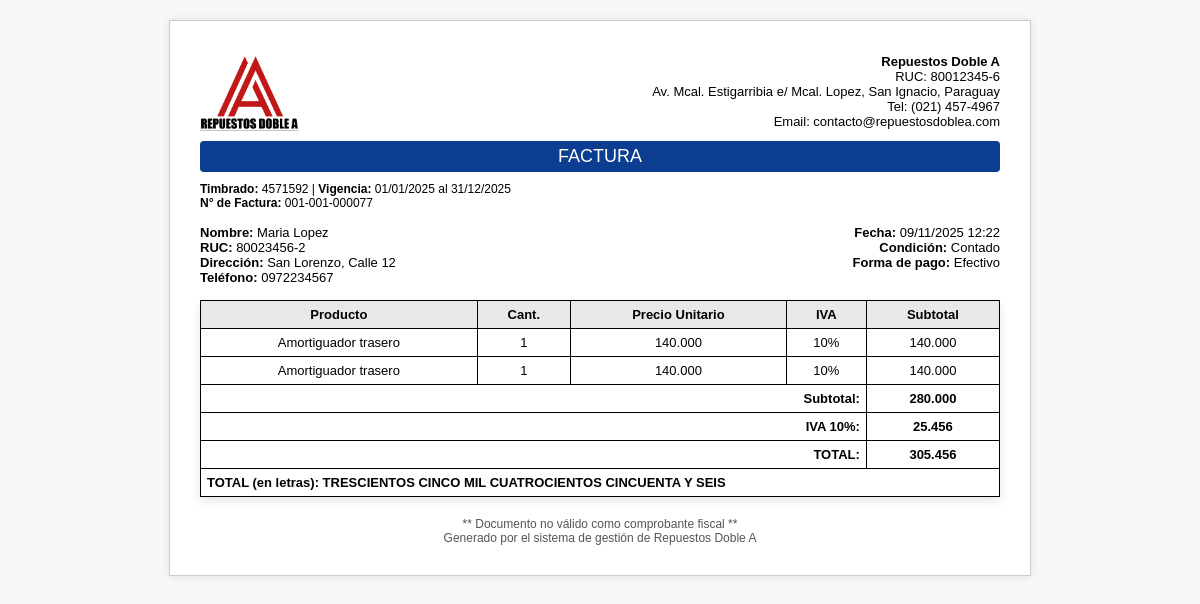
The page /modulos/ventas/imprimir_factura.php?id=77 (signed in) on the database its author committed.
### tables this page shows
CREATE TABLE `cabecera_factura_ventas` (
  `id` int(11) NOT NULL AUTO_INCREMENT,
  `numero_factura` varchar(20) NOT NULL,
  `condicion_venta` enum('Contado','Crédito') NOT NULL,
  `forma_pago` enum('Efectivo','Tarjeta','Transferencia') NOT NULL,
  `fecha_hora` datetime DEFAULT CURRENT_TIMESTAMP,
  `cliente_id` int(11) NOT NULL,
  `monto_total` decimal(15,2) NOT NULL,
  `timbrado` varchar(20) DEFAULT '',
  `inicio_vigencia` date DEFAULT NULL,
  `fin_vigencia` date DEFAULT NULL,
  `anulada` tinyint(1) DEFAULT '0',
  `fecha_anulacion` datetime DEFAULT NULL,
  `usuario_anulacion_id` int(11) DEFAULT NULL,
  `motivo_anulacion` text,
  PRIMARY KEY (`id`),
  UNIQUE KEY `idx_numero_factura_unique` (`numero_factura`),
  UNIQUE KEY `idx_timbrado_unique` (`timbrado`),
  KEY `cliente_id` (`cliente_id`)
);

CREATE TABLE `clientes` (
  `id` int(11) NOT NULL AUTO_INCREMENT,
  `nombre` varchar(100) NOT NULL,
  `apellido` varchar(100) DEFAULT NULL,
  `ruc` varchar(20) DEFAULT NULL,
  `telefono` varchar(50) DEFAULT NULL,
  `email` varchar(100) DEFAULT NULL,
  `direccion` varchar(255) DEFAULT NULL,
  `created_at` timestamp NOT NULL DEFAULT CURRENT_TIMESTAMP,
  PRIMARY KEY (`id`)
);

CREATE TABLE `detalle_factura_ventas` (
  `id` int(11) NOT NULL AUTO_INCREMENT,
  `factura_id` int(11) NOT NULL,
  `producto_id` int(11) NOT NULL,
  `cantidad` int(11) NOT NULL,
  `precio_unitario` decimal(15,2) NOT NULL,
  `valor_venta_5` decimal(15,2) DEFAULT '0.00',
  `valor_venta_10` decimal(15,2) DEFAULT '0.00',
  `valor_venta_exenta` decimal(15,2) DEFAULT '0.00',
  `total_parcial` decimal(15,2) NOT NULL,
  PRIMARY KEY (`id`),
  KEY `factura_id` (`factura_id`),
  KEY `producto_id` (`producto_id`)
);

CREATE TABLE `productos` (
  `id` int(11) NOT NULL AUTO_INCREMENT,
  `codigo` varchar(50) DEFAULT NULL,
  `nombre` varchar(150) NOT NULL,
  `categoria` varchar(100) DEFAULT NULL,
  `marca` varchar(50) DEFAULT NULL,
  `modelo` varchar(50) DEFAULT NULL,
  `cilindrada` varchar(10) DEFAULT NULL,
  `precio` decimal(10,2) NOT NULL DEFAULT '0.00',
  `stock` int(11) NOT NULL DEFAULT '0',
  `stock_min` int(11) NOT NULL DEFAULT '0',
  `proveedor_id` int(11) DEFAULT NULL,
  `created_at` timestamp NOT NULL DEFAULT CURRENT_TIMESTAMP,
  PRIMARY KEY (`id`),
  KEY `proveedor_id` (`proveedor_id`),
  CONSTRAINT `productos_ibfk_1` FOREIGN KEY (`proveedor_id`) REFERENCES `proveedores` (`id`) ON DELETE SET NULL
);

### modulos/ventas/imprimir_factura.php (the view, shortened to what this page needs)
<?php
$base_path = $_SERVER['DOCUMENT_ROOT'] . '/repuestos/';
include $base_path . 'includes/conexion.php';
if (!function_exists('intdiv_compat')) {
    function intdiv_compat($a, $b) {
        return ($a >= 0) ? (int)floor($a / $b) : (int)ceil($a / $b);
    }
}
function numero_a_letras($numero) {
    $numero = round($numero);
    $unidades = ['', 'UNO', 'DOS', 'TRES', 'CUATRO', 'CINCO', 'SEIS', 'SIETE', 'OCHO', 'NUEVE'];
    $decenas = ['', 'DIEZ', 'VEINTE', 'TREINTA', 'CUARENTA', 'CINCUENTA', 'SESENTA', 'SETENTA', 'OCHENTA', 'NOVENTA'];
    $centenas = ['', 'CIENTO', 'DOSCIENTOS', 'TRESCIENTOS', 'CUATROCIENTOS', 'QUINIENTOS', 'SEISCIENTOS', 'SETECIENTOS', 'OCHOCIENTOS', 'NOVECIENTOS'];
    $especiales = [11=>'ONCE',12=>'DOCE',13=>'TRECE',14=>'CATORCE',15=>'QUINCE'];
    $convert_hasta_999 = function($n) use ($unidades, $decenas, $centenas, $especiales) {
        $s = '';
        if ($n == 100) return 'CIEN';
        if ($n > 100) {
            $c = intdiv_compat($n, 100);
            $s .= $centenas[$c] . ' ';
            $n = $n % 100;
        }
        if ($n >= 11 && $n <= 15) {
            $s .= $especiales[$n];
        } elseif ($n >= 16 && $n <= 19) {
            $s .= 'DIECI' . $unidades[$n - 10];
        } elseif ($n == 10 || $n == 20 || $n == 30 || $n == 40 || $n == 50 || $n == 60 || $n == 70 || $n == 80 || $n == 90) {
            $d = intdiv_compat($n, 10);
            $s .= $decenas[$d];
        } elseif ($n > 20 && $n < 30) {
            $s .= 'VEINTI' . $unidades[$n - 20];
        } elseif ($n > 30 && $n < 100) {
            $d = intdiv_compat($n, 10);
            $u = $n % 10;
            $s .= $decenas[$d];
            if ($u != 0) $s .= ' Y ' . $unidades[$u];
        } elseif ($n > 0 && $n < 10) {
            $s .= $unidades[$n];
        }
        return trim($s);
    };
    $partes = [];
    if ($numero >= 1000) {
        $miles = intdiv_compat($numero, 1000);
        $partes[] = ($miles == 1 ? 'MIL' : $convert_hasta_999($miles) . ' MIL');
        $numero = $numero % 1000;
    }
    if ($numero > 0) {
        $partes[] = $convert_hasta_999($numero);
    }
    return implode(' ', $partes);
}
$factura_id = (int)$_GET['id'];
$stmt_cab = $pdo->prepare("SELECT fv.*, c.nombre, c.apellido, c.ruc, c.direccion, c.telefono
                           FROM cabecera_factura_ventas fv
                           JOIN clientes c ON fv.cliente_id = c.id
                           WHERE fv.id = :id");
$stmt_cab->execute(array('id' => $factura_id));
$factura = $stmt_cab->fetch(PDO::FETCH_ASSOC);
$empresa = array(
    'nombre' => 'Repuestos Doble A',
    'ruc' => '80012345-6',
    'direccion' => 'Av. Mcal. Estigarribia e/ Mcal. Lopez, San Ignacio, Paraguay',
    'telefono' => '(021) 457-4967',
    'email' => 'contacto@repuestosdoblea.com',
    'timbrado' => isset($factura['timbrado']) && !empty($factura['timbrado']) ? $factura['timbrado'] : '12345678',
    'inicio_vigencia' => isset($factura['inicio_vigencia']) && !empty($factura['inicio_vigencia']) ? date('d/m/Y', strtotime($factura['inicio_vigencia'])) : '01/01/2025',
    'fin_vigencia' => isset($factura['fin_vigencia']) && !empty($factura['fin_vigencia']) ? date('d/m/Y', strtotime($factura['fin_vigencia'])) : '31/12/2025'
);
$stmt_det = $pdo->prepare("SELECT d.*, p.nombre
                           FROM detalle_factura_ventas d
                           JOIN productos p ON d.producto_id = p.id
                           WHERE d.factura_id = :id");
$stmt_det->execute(array('id' => $factura_id));
$detalle = $stmt_det->fetchAll(PDO::FETCH_ASSOC);
?>
<!DOCTYPE html>
<html lang="es">
<head>
<link rel="stylesheet" href="/repuestos/style.css">
</head>
<body>
<body onload="window.print();">
<div class="factura-container">
    <div class="encabezado">
        <img src="/repuestos/img/logo3.png" alt="Logo Empresa">
        <div class="empresa-datos">
            <strong><?php echo htmlspecialchars($empresa['nombre']); ?></strong><br>
            RUC: <?php echo htmlspecialchars($empresa['ruc']); ?><br>
            <?php echo htmlspecialchars($empresa['direccion']); ?><br>
            Tel: <?php echo htmlspecialchars($empresa['telefono']); ?><br>
            Email: <?php echo htmlspecialchars($empresa['email']); ?>
        </div>
    </div>
    <div class="titulo">FACTURA</div>
    <div class="timbrado">
        <strong>Timbrado:</strong> <?php echo $empresa['timbrado']; ?> |
        <strong>Vigencia:</strong> <?php echo $empresa['inicio_vigencia']; ?> al <?php echo $empresa['fin_vigencia']; ?><br>
        <strong>N° de Factura:</strong> <?php echo htmlspecialchars($factura['numero_factura']); ?>
    </div>
    <div class="datos-cliente">
        <div>
            <strong>Nombre:</strong> <?php echo htmlspecialchars($factura['nombre'].' '.$factura['apellido']); ?><br>
            <strong>RUC:</strong> <?php echo htmlspecialchars($factura['ruc']); ?><br>
            <strong>Dirección:</strong> <?php echo htmlspecialchars($factura['direccion']); ?><br>
            <strong>Teléfono:</strong> <?php echo htmlspecialchars($factura['telefono']); ?><br>
        </div>
        <div style="text-align:right;">
            <strong>Fecha:</strong> <?php echo date('d/m/Y H:i', strtotime($factura['fecha_hora'])); ?><br>
            <strong>Condición:</strong> <?php echo htmlspecialchars($factura['condicion_venta']); ?><br>
            <strong>Forma de pago:</strong> <?php echo htmlspecialchars($factura['forma_pago']); ?>
        </div>
    </div>
    <table class="factura-table">
        <thead>
            <tr>
                <th>Producto</th>
                <th>Cant.</th>
                <th>Precio Unitario</th>
                <th>IVA</th>
                <th>Subtotal</th>
            </tr>
        </thead>
        <tbody>
        <?php
        $subtotal_sin_iva = 0.0;
        $total_iva_5 = 0.0;
        $total_iva_10 = 0.0;
        $total_exenta = 0.0;
        foreach($detalle as $d) {
            $v5 = isset($d['valor_venta_5']) ? (float)$d['valor_venta_5'] : 0.0;
            $v10 = isset($d['valor_venta_10']) ? (float)$d['valor_venta_10'] : 0.0;
            $vex = isset($d['valor_venta_exenta']) ? (float)$d['valor_venta_exenta'] : 0.0;
            $precio_unitario = (float)$d['precio_unitario'];
            $cantidad = (int)$d['cantidad'];
            $subtotal_sin_iva_producto = $precio_unitario * $cantidad;
            $subtotal_sin_iva += $subtotal_sin_iva_producto;
            $total_iva_5 += $v5;
            $total_iva_10 += $v10;
            $total_exenta += $vex;
            echo '<tr>';
            echo '<td>'.htmlspecialchars($d['nombre']).'</td>';
            echo '<td>'.(int)$d['cantidad'].'</td>';
            echo '<td>'.number_format((float)$d['precio_unitario'],0,',','.').'</td>';
            if($v5>0) $iva_text='5%'; elseif($v10>0) $iva_text='10%'; else $iva_text='Exenta';
            echo '<td>'.$iva_text.'</td>';
            echo '<td>'.number_format($subtotal_sin_iva_producto,0,',','.').'</td>';
            echo '</tr>';
        }
        $total_factura = $subtotal_sin_iva + $total_iva_5 + $total_iva_10 + $total_exenta;
        $total_letras = numero_a_letras($total_factura);
        ?>
        </tbody>
        <tfoot>
            <tr>
                <td colspan="4" style="text-align:right;"><strong>Subtotal:</strong></td>
                <td><strong><?php echo number_format($subtotal_sin_iva,0,',','.'); ?></strong></td>
            </tr>
            <?php if ($total_iva_10 > 0): ?>
            <tr>
                <td colspan="4" style="text-align:right;"><strong>IVA 10%:</strong></td>
                <td><strong><?php echo number_format($total_iva_10,0,',','.'); ?></strong></td>
            </tr>
            <?php endif; ?>
            <tr>
                <td colspan="4" style="text-align:right;"><strong>TOTAL:</strong></td>
                <td><strong><?php echo number_format($total_factura,0,',','.'); ?></strong></td>
            </tr>
            <tr><td colspan="5" style="text-align:left; font-weight:bold;">TOTAL (en letras): <?php echo $total_letras; ?></td></tr>
        </tfoot>
    </table>
    <div class="footer">
        ** Documento no válido como comprobante fiscal **<br>
        Generado por el sistema de gestión de Repuestos Doble A
    </div>
</div>
</body>
</html>

### style.css (style rules this page uses)
body { margin: 0; font-family: Arial, sans-serif; background: #f4f6f8; overflow-x: hidden; }
table { width: 100%; border-collapse: collapse; background: white; box-shadow: 0 4px 10px rgba(0,0,0,0.1); }
table th, table td { border: 1px solid #ccc; padding: 8px; text-align: center; }
table th { background: #2563eb; color: white; }

### modulos/ventas/imprimir_factura.php (style rules this page uses)
body { font-family: Arial, sans-serif; margin:0; padding:0; background: #f7f7f7; }
.factura-container { width: 800px; margin: 20px auto; background: white; padding: 30px; border: 1px solid #ccc; box-shadow: 0 0 8px rgba(0,0,0,0.1); }
.encabezado { display: flex; justify-content: space-between; align-items: center; }
.encabezado img { height: 80px; }
.empresa-datos { text-align: right; font-size: 13px; }
.titulo { text-align:center; background:#0b3d91; color:white; padding:5px 0; margin-top:10px; font-size:18px; border-radius:4px; }
.datos-cliente { display:flex; justify-content:space-between; margin-top:15px; font-size:13px; }
.factura-table { width:100%; border-collapse:collapse; margin-top:15px; font-size:13px; }
.factura-table th, .factura-table td { border:1px solid #000; padding:6px; text-align:center; color: #000 }
.factura-table th { background:#e8e8e8; }
tfoot td { font-weight:bold; text-align:left; }
.timbrado { margin-top:10px; font-size:12px; text-align:left; }
.footer { text-align:center; font-size:12px; margin-top:20px; color:#555; }
.titulo { -webkit-print-color-adjust: exact; print-color-adjust: exact; }

### rows shown on the page
cabecera_factura_ventas: numero_factura "001-001-000077", cliente.apellido "Maria Lopez", cliente.ruc "80023456-2", cliente.direccion "San Lorenzo, Calle 12", cliente.telefono "0972234567", fecha_hora "09/11/2025 12:22", condicion_venta "Contado", forma_pago "Efectivo"
detalle_factura_ventas: producto.nombre "Amortiguador trasero", cantidad "1", precio_unitario "140.000", iva_text "10%", subtotal_sin_iva_producto "140.000"
detalle_factura_ventas: producto.nombre "Amortiguador trasero", cantidad "1", precio_unitario "140.000", iva_text "10%", subtotal_sin_iva_producto "140.000"

### other values the page prints
$empresa['nombre'] "Repuestos Doble A"
$empresa['ruc'] "80012345-6"
$empresa['direccion'] "Av. Mcal. Estigarribia e/ Mcal. Lopez, San Ignacio, Paraguay"
$empresa['telefono'] "(021) 457-4967"
$empresa['email'] "contacto@repuestosdoblea.com"
$empresa['timbrado'] "4571592"
$empresa['inicio_vigencia'] "01/01/2025"
$empresa['fin_vigencia'] "31/12/2025"
$subtotal_sin_iva "280.000"
$total_iva_10 "25.456"
$total_factura "305.456"
$total_letras "TRESCIENTOS CINCO MIL CUATROCIENTOS CINCUENTA Y SEIS"
